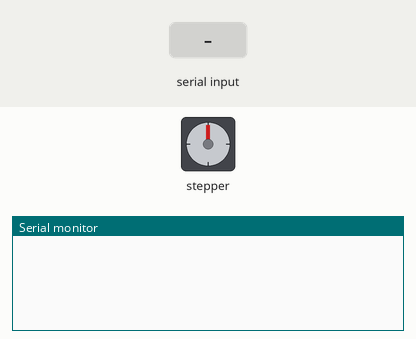
Simulated run of this sketch. Board: Arduino Uno, built with avr-gcc and run on an emulated ATmega328P. Parts: stepper motor, the last lines printed to the serial monitor. Wiring (inferred from the names in the program): stepper motor (2048 steps per turn assumed): coils pin 4, pin 5, pin 6, pin 7. Inputs (shaded band) come from the test bench.

Above: at 1.2 s.
1.3 s: "90,45\n" received over Serial
At 7.8 s:
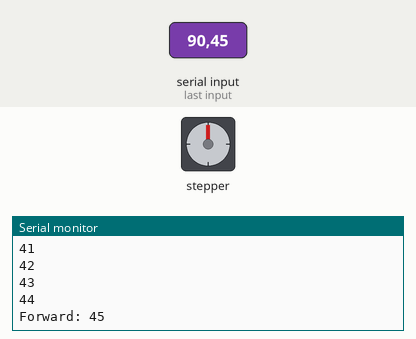
At 8.6 s:
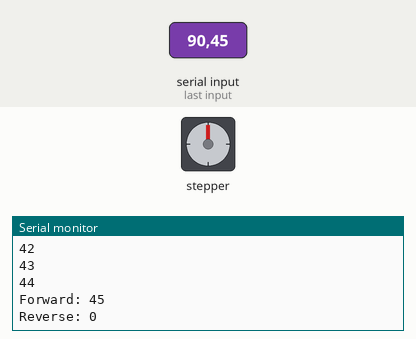
Timing chart, 0 to 8.8 s (numbered marks = the images above; inputs shaded):
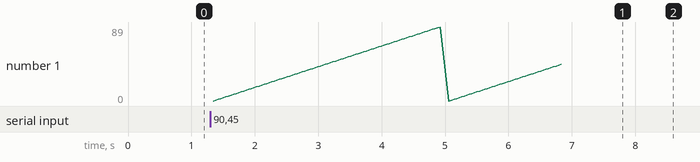

The sketch:

serial_stepper_test_parse_int.ino
```cpp
// Drive a unipolar stepper motor using (4) Tip122 BJT transistors and (4) 1k resistors.
// instead of using the standard digitalWrite, I used port manipulation for the increased switching speed times.
//

int s1 = 4;
int s3 = 5;
int s2 = 6;
int s4 = 7;

int delayTime = 100;
int deadtime = 10;
int x_steps;

void setup(){
  Serial.begin(9600);
  pinMode(4,OUTPUT);
  pinMode(5,OUTPUT);
  pinMode(6,OUTPUT);
  pinMode(7,OUTPUT);
}

void loop() {
  while (Serial.available() > 0) {
    x_steps = Serial.parseInt();
    //Serial.print("x: ");
    //Serial.println(x_steps);
    motor_steps(x_steps);
  }
  motor_stop();
}

void motor_steps(int steps){
  if (steps > 0){
    for (int x = 0; x < steps; x++){
      digitalWrite(s1, HIGH);
      digitalWrite(s2, LOW);
      digitalWrite(s3, LOW);
      digitalWrite(s4, LOW);
      delay(deadtime);
      digitalWrite(s1, LOW);
      digitalWrite(s2, HIGH);
      digitalWrite(s3, LOW);
      digitalWrite(s4, LOW);
      delay(deadtime);
      digitalWrite(s1, LOW);
      digitalWrite(s2, LOW);
      digitalWrite(s3, HIGH);
      digitalWrite(s4, LOW);
      delay(deadtime);
      digitalWrite(s1, LOW);
      digitalWrite(s2, LOW);
      digitalWrite(s3, LOW);
      digitalWrite(s4, HIGH);
      delay(deadtime);
      Serial.println(x);
    }
    delay(delayTime);
    Serial.print("Forward: ");
  }
  else {
    for (int x = 0; x > steps; x--){
      digitalWrite(s4, HIGH);
      digitalWrite(s3, LOW);
      digitalWrite(s2, LOW);
      digitalWrite(s1, LOW);
      delay(deadtime);
      digitalWrite(s4, LOW);
      digitalWrite(s3, HIGH);
      digitalWrite(s2, LOW);
      digitalWrite(s1, LOW);
      delay(deadtime);
      digitalWrite(s4, LOW);
      digitalWrite(s3, LOW);
      digitalWrite(s2, HIGH);
      digitalWrite(s1, LOW);
      delay(deadtime);
      digitalWrite(s4, LOW);
      digitalWrite(s3, LOW);
      digitalWrite(s2, LOW);
      digitalWrite(s1, HIGH);
      delay(deadtime);
      Serial.println(x);
    }
    delay(delayTime);
    Serial.print("Reverse: ");
  }
  Serial.println(x_steps);
}

void motor_stop(){
  digitalWrite(s4, LOW);
  digitalWrite(s3, LOW);
  digitalWrite(s2, LOW);
  digitalWrite(s1, LOW);
}
```

Measured:
- after the input at 1.3 s, the serial monitor: prints a new line at once (image 1)
